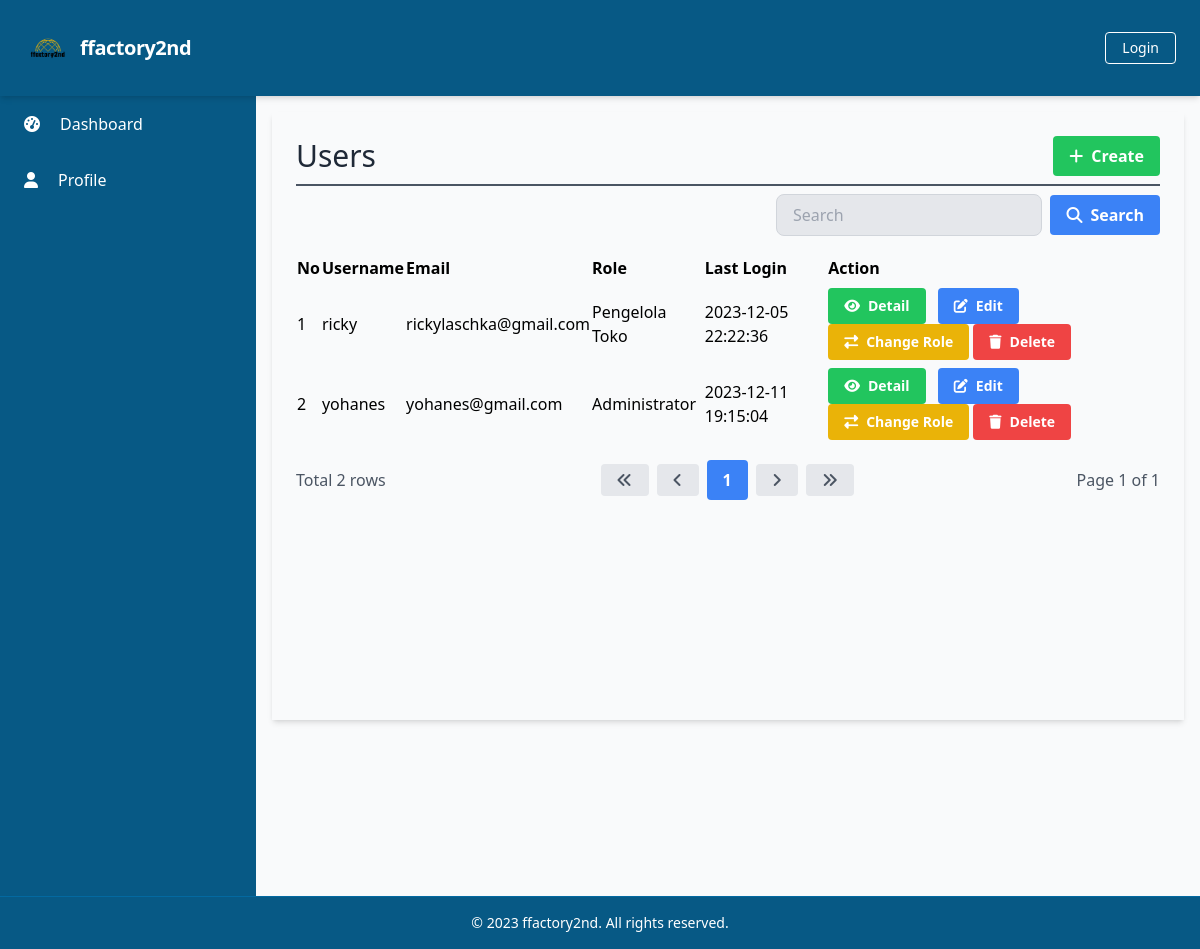
The app's page /manage_users/manage_users_list.php, older data.
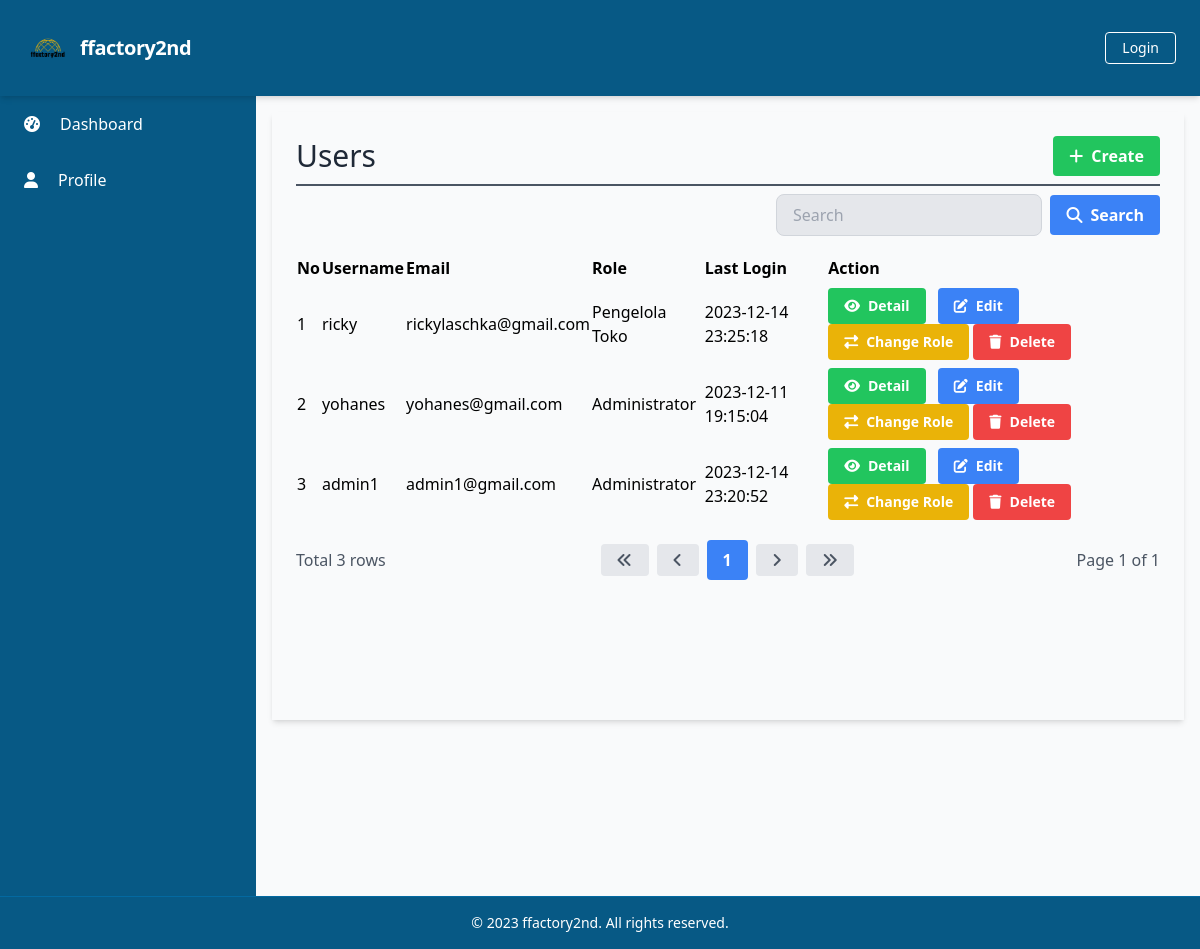
The same page, newer data.
### tables this page shows
CREATE TABLE `Users` (
  `UserID` int(11) NOT NULL,
  `Username` varchar(50) NOT NULL,
  `Password` varchar(255) NOT NULL,
  `Email` varchar(100) NOT NULL,
  `FullName` varchar(100) DEFAULT NULL,
  `DateOfBirth` date DEFAULT NULL,
  `Gender` varchar(10) DEFAULT NULL,
  `Address` text DEFAULT NULL,
  `PhoneNumber` varchar(20) DEFAULT NULL,
  `RoleID` int(11) DEFAULT NULL,
  `AccountCreationDate` timestamp NOT NULL DEFAULT current_timestamp() ON UPDATE current_timestamp(),
  `LastLogin` datetime DEFAULT NULL,
  `AccountStatus` varchar(20) DEFAULT NULL,
  `ProfilePictureURL` varchar(255) DEFAULT NULL,
  `ActivationStatus` varchar(20) DEFAULT NULL
);

CREATE TABLE `Roles` (
  `RoleID` int(11) NOT NULL,
  `RoleName` varchar(50) NOT NULL
);

### database/connection.php (called while the page is built, shortened)
<?php
$baseUrl = "http://localhost/final_project_ricky_2023/";

### public/manage_users/manage_users_list.php (the view, shortened to what the changed rows need)
<?php
require_once('../../database/connection.php');
?>
<?php include_once('../components/header.php'); ?>
<div class="h-screen flex flex-col">
    <div class="flex-grow bg-gray-50 flex flex-row shadow-md">
        <main class=" bg-gray-50 flex flex-col flex-1 overflow-y-scroll h-screen flex-shrink-0 sc-hide pb-40">
            <div class="flex items-start justify-start p-6 shadow-md m-4 flex-1 flex-col">
                <div class="flex flex-row justify-between items-center w-full border-b-2 border-gray-600 mb-2 pb-2">
                    <h1 class="text-3xl text-gray-800 font-semibol w-full">Users</h1>
                </div>
                <div class="flex flex-col w-full">
                    <table class="min-w-full">
                        <thead>
                            <tr>
                                <th class="text-left py-1">No</th>
                                <th class="text-left py-1">Username</th>
                                <th class="text-left py-1">Email</th>
                                <th class="text-left py-1">Role</th>
                                <th class="text-left py-1">Last Login</th>
                                <th class="text-left py-1">Action</th>
                            </tr>
                        </thead>
                        <tbody>
                            <?php
                            $searchTerm = isset($_GET['search']) ? $_GET['search'] : '';
                            $page = isset($_GET['page']) ? $_GET['page'] : 1;
                            $query = "SELECT u.UserID, u.Username, u.Email, r.RoleName, u.LastLogin FROM Users u
                                      LEFT JOIN Roles r ON u.RoleID = r.RoleID
                                      WHERE u.Username LIKE '%$searchTerm%' OR u.Email LIKE '%$searchTerm%'
                                      LIMIT 15 OFFSET " . ($page - 1) * 15;
                            $result = $conn->query($query);
                            $queryCount = "SELECT COUNT(*) AS count FROM Users WHERE Username LIKE '%$searchTerm%' OR Email LIKE '%$searchTerm%'";
                            $resultCount = $conn->query($queryCount);
                            $rowCount = $resultCount->fetch_assoc()['count'];
                            $totalPage = ceil($rowCount / 15);
                            $no = 1;
                            while ($row = $result->fetch_assoc()) {
                            ?>
                                <tr>
                                    <td class="py-1"><?php echo $no++; ?></td>
                                    <td class="py-1"><?php echo $row['Username']; ?></td>
                                    <td class="py-1"><?php echo $row['Email']; ?></td>
                                    <td class="py-1"><?php echo $row['RoleName']; ?></td>
                                    <td class="py-1"><?php echo $row['LastLogin']; ?></td>
                                    <td class='py-1'>
                                        <a href="<?php echo $baseUrl; ?>public/manage_users/manage_users_detail.php?id=<?php echo $row['UserID'] ?>" class='bg-green-500 hover-bg-green-700 text-white font-bold py-2 px-4 rounded inline-flex items-center mr-2 text-sm'>
                                            <i class='fas fa-eye mr-2'></i>
                                            <span>Detail</span>
                                        </a>
                                        <a href="<?php echo $baseUrl; ?>public/manage_users/manage_users_update.php?id=<?php echo $row['UserID'] ?>" class='bg-blue-500 hover-bg-blue-700 text-white font-bold py-2 px-4 rounded inline-flex items-center mr-2 text-sm'>
                                            <i class='fas fa-edit mr-2'></i>
                                            <span>Edit</span>
                                        </a>
                                        <button onclick="changeRole(<?php echo $row['UserID']; ?>)" class='bg-yellow-500 hover-bg-yellow-700 text-white font-bold py-2 px-4 rounded inline-flex items-center text-sm'>
                                            <i class='fas fa-exchange-alt mr-2'></i>
                                            <span>Change Role</span>
                                        </button>
                                        <a href="#" onclick="confirmDelete(<?php echo $row['UserID']; ?>)" class='bg-red-500 hover-bg-red-700 text-white font-bold py-2 px-4 rounded inline-flex items-center text-sm'>
                                            <i class='fas fa-trash mr-2'></i>
                                            <span>Delete</span>
                                        </a>
                                    </td>
                                </tr>
                            <?php
                            }
                            ?>
                        </tbody>
                    </table>
                </div>
                <?php include('../components/pagination.php'); ?>
        </main>
    </div>
</div>
</body>
</html>

### public/components/pagination.php (shortened to what the changed rows need)
<div class="flex flex-row justify-between items-center w-full mt-4">
    <div class="flex flex-row justify-start items-center">
        <span class="text-gray-600">Total <?php echo $rowCount; ?> rows</span>
    </div>
    <div class="flex flex-row justify-end items-center space-x-2">
        <a href="?page=1&search=<?php echo $searchTerm; ?>" class="bg-gray-200 hover-bg-gray-300 text-gray-600 font-bold py-2 px-4 rounded inline-flex items-center">
            <i class="fas fa-angle-double-left"></i>
        </a>
        <a href="?page=<?php if ($page == 1) {
                            echo $page;
                        } else {
                            echo $page - 1;
                        } ?>&search=<?php echo $searchTerm; ?>" class="bg-gray-200 hover-bg-gray-300 text-gray-600 font-bold py-2 px-4 rounded inline-flex items-center">
            <i class="fas fa-angle-left"></i>
        </a>
        <?php
        $startPage = $page - 2;
        $endPage = $page + 2;
        if ($startPage < 1) {
            $endPage += abs($startPage) + 1;
            $startPage = 1;
        }
        if ($endPage > $totalPage) {
            $startPage -= $endPage - $totalPage;
            $endPage = $totalPage;
        }
        if ($startPage < 1) {
            $startPage = 1;
        }
        for ($i = $startPage; $i <= $endPage; $i++) {
            if ($i == $page) {
                echo "<a href='?page=$i&search=$searchTerm' class='bg-blue-500 hover-bg-blue-700 text-white font-bold py-2 px-4 rounded inline-flex items-center'>$i</a>";
            } else {
                echo "<a href='?page=$i&search=$searchTerm' class='bg-gray-200 hover-bg-gray-300 text-gray-600 font-bold py-2 px-4 rounded inline-flex items-center'>$i</a>";
            }
        }
        ?>
        <a href="?page=<?php if ($page == $totalPage) {
                            echo $page;
                        } else {
                            echo $page + 1;
                        } ?>&search=<?php echo $searchTerm; ?>" class="bg-gray-200 hover-bg-gray-300 text-gray-600 font-bold py-2 px-4 rounded inline-flex items-center">
            <i class="fas fa-angle-right"></i>
        </a>
        <a href="?page=<?php echo $totalPage; ?>&search=<?php echo $searchTerm; ?>" class="bg-gray-200 hover-bg-gray-300 text-gray-600 font-bold py-2 px-4 rounded inline-flex items-center">
            <i class="fas fa-angle-double-right"></i>
        </a>
    </div>
</div>

Row changes from the older to the newer data that the page shows:
changed users "ricky": LastLogin "2023-12-05 22:22:36" → "2023-12-14 23:25:18"
added users: Username "admin1", Email "admin1@gmail.com", RoleID.RoleName "Administrator", LastLogin "2023-12-14 23:20:52"
Text that changed along with them:
$rowCount: "2" → "3"
